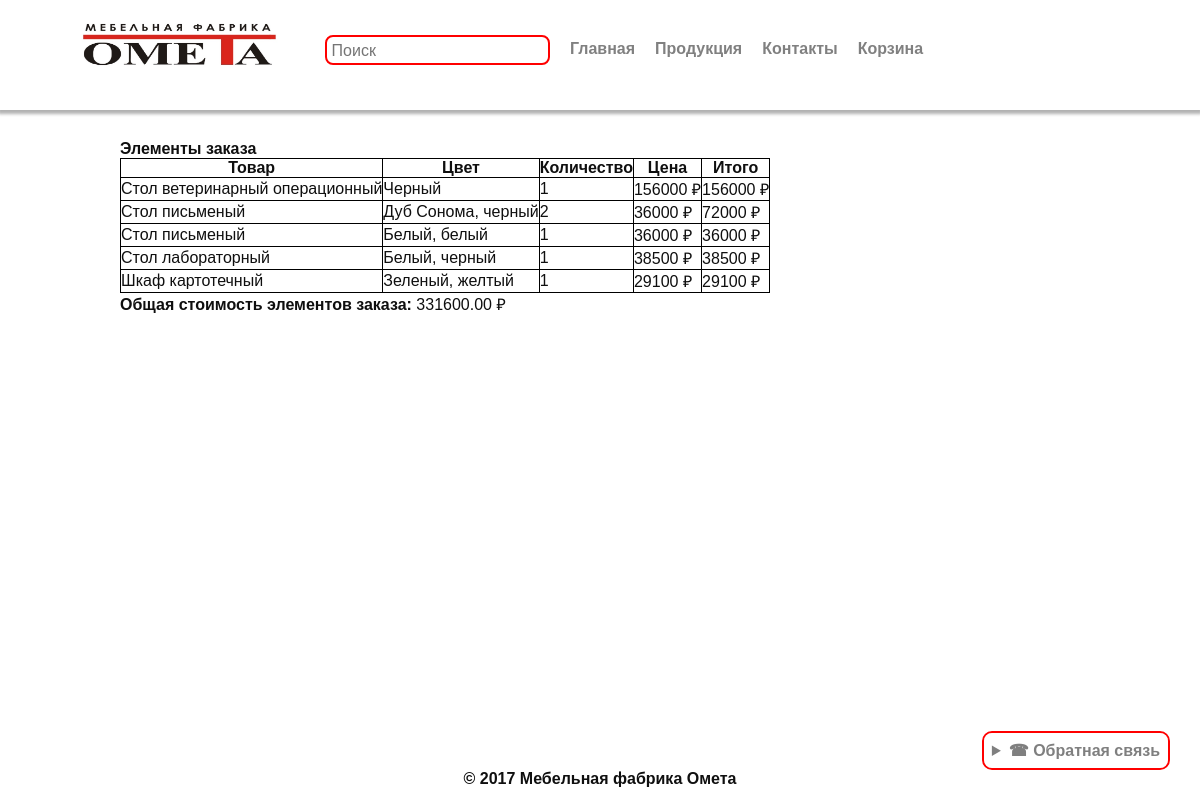
/order/13/, run on the app's committed database.
### core/models.py (models this page shows, shortened)
class OrderItem(models.Model):
    order = models.ForeignKey(Order, related_name='items', on_delete=models.CASCADE)
    product = models.ForeignKey(Note, on_delete=models.CASCADE)
    quantity = models.IntegerField()
    color = models.CharField(max_length=50)
    price = models.DecimalField(max_digits=10, decimal_places=2)
    @property
    def total_price(self):
        return self.price * self.quantity

class Note(models.Model):
    name = models.CharField(max_length=100, verbose_name='Название')
    sitze = models.TextField(verbose_name='Размеры', blank=True, null=True)
    color1 = models.TextField(max_length=100)
    color2 = models.TextField(max_length=100)
    color3 = models.TextField(max_length=100)
    descr = models.TextField()
    price = models.IntegerField()
    class Meta:
        verbose_name = 'Изделия'
        verbose_name_plural = 'Изделия'

### core/views.py (the view)
# urls.py: path('order/<int:order_id>/', order_detail, name='order_detail'),
def order_detail(request, order_id):
    order = get_object_or_404(Order, id=order_id)
    total_items_price = sum(item.total_price for item in order.items.all())
    return render(request, 'order_detail.html', {
        'order': order,
        'total_items_price': total_items_price
    })

### templates/order_detail.html
{% extends 'base.html' %}
{% block content %}
{% load static %}
<div class="adminus">
<h2>Элементы заказа</h2>
<table style="border-collapse: collapse;">
    <thead>
        <tr style="border: 1px solid black;">
            <th>Товар</th>
            <th>Цвет</th>
            <th>Количество</th>
            <th>Цена</th>
            <th>Итого</th>
        </tr>
    </thead>
    <tbody>
        {% for item in order.items.all %}
        <tr style="border: 1px solid black;">
            <td>{{ item.product.name }}</td>
            <td>{{ item.color }}</td>
            <td>{{ item.quantity|floatformat:0 }}</td>
            <td>{{ item.price|floatformat:0 }} &#8381;</td>
            <td>{{ item.total_price|floatformat:0 }} &#8381;</td>
        </tr>
        {% endfor %}
    </tbody>
</table>
<p><strong>Общая стоимость элементов заказа:</strong> {{ total_items_price|floatformat:2 }} &#8381;</p>
</div>
{% endblock %}

### static/css/defaulT.css (style rules this page uses)
:root { --bg-color: rgb(255, 255, 255); --font-color: #0f0f0f; --borders-color: red; --font-color2: gray; }
* { margin: 0; padding: 0; border: none; background: none; font-weight: none; font-style: normal; text-decoration: none; font-family: Arial; font-size: 16px; color: var(--font-color); }
body { background-color: var(--bg-color); color: var(--font-color); }
.adminus { width:80%; margin-left: auto; margin-right: auto; }
td, th { border: 1px solid black; }
body { margin: 0; font-family: Arial, sans-serif; }

### data on the page
OrderItem: product.name "Стол ветеринарный операционный", color "Черный", quantity "1", price "156000", total_price "156000"
OrderItem: product.name "Стол письменый", color "Дуб Сонома, черный", quantity "2", price "36000", total_price "72000"
OrderItem: product.name "Стол письменый", color "Белый, белый", quantity "1", price "36000", total_price "36000"
OrderItem: product.name "Стол лабораторный", color "Белый, черный", quantity "1", price "38500", total_price "38500"
OrderItem: product.name "Шкаф картотечный", color "Зеленый, желтый", quantity "1", price "29100", total_price "29100"

### other printed values
{{ total_items_price|floatformat:2 }} "331600.00"
